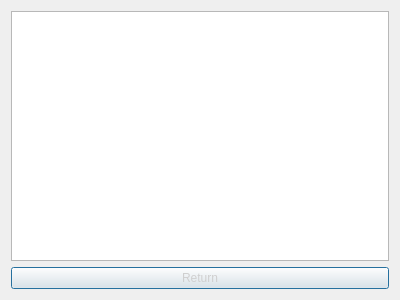
<?xml version="1.0" encoding="UTF-8"?>
<ui version="4.0">
 <class>RewiewsAdmin</class>
 <widget class="QDialog" name="RewiewsAdmin">
  <property name="geometry">
   <rect>
    <x>0</x>
    <y>0</y>
    <width>400</width>
    <height>300</height>
   </rect>
  </property>
  <property name="windowTitle">
   <string>Dialog</string>
  </property>
  <property name="styleSheet">
   <string notr="true">background-image: url(:/StartWindow/Design/Фон/ColorResponse.png);</string>
  </property>
  <layout class="QGridLayout" name="gridLayout">
   <item row="0" column="0">
    <widget class="QPlainTextEdit" name="plainTextEdit">
     <property name="styleSheet">
      <string notr="true">background-image: url(:/StartWindow/Design/Фон/white.jpg);
color: rgb(0, 0, 0);</string>
     </property>
    </widget>
   </item>
   <item row="1" column="0">
    <widget class="QPushButton" name="pushButton">
     <property name="styleSheet">
      <string notr="true">color: rgb(207, 207, 207)</string>
     </property>
     <property name="text">
      <string>Return</string>
     </property>
    </widget>
   </item>
  </layout>
 </widget>
 <resources/>
 <connections/>
</ui>
